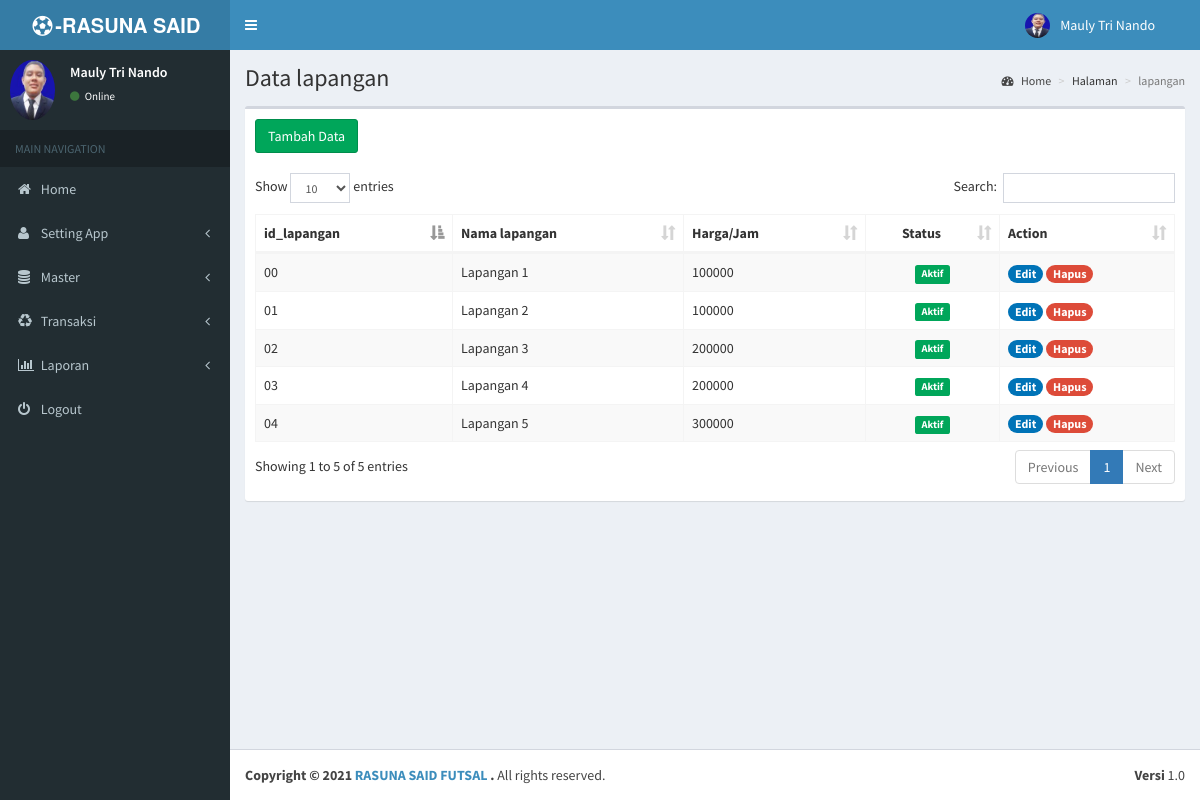
Page /index.php?halamane=lapangan (signed in) on the committed database.
### tables this page shows
CREATE TABLE `identitas` (
  `id_identitas` varchar(3) NOT NULL,
  `nama_identitas` varchar(35) NOT NULL,
  `alamat` text NOT NULL,
  `no_telp` varchar(12) NOT NULL,
  `rekening` text NOT NULL,
  `email` varchar(25) NOT NULL
);

CREATE TABLE `lapangan` (
  `id_lapangan` varchar(3) NOT NULL,
  `nama_lapangan` varchar(35) NOT NULL,
  `harga` int(10) NOT NULL,
  `blokir` enum('Y','N') NOT NULL DEFAULT 'N'
);

### halaman/hal_lapangan/lapangan.php (the view, shortened to what this page needs)
    <section class="content-header">
      <h1>Data lapangan<small></small></h1>
      <ol class="breadcrumb">
        <li><a href="#"><i class="fa fa-dashboard"></i> Home</a></li>
        <li>Halaman</li>
        <li class="active"><?php echo"$_GET[halamane]"; ?></li>
      </ol>
    </section>
<?php
 if (empty($_SESSION['username']) AND empty($_SESSION['passuser'])){
  echo "<link href='style.css' rel='stylesheet' type='text/css'>
 <center>Untuk mengakses halaman, Anda harus login <br>";
  echo "<a href=../../index.php><b>LOGIN</b></a></center>";
}
else{
$aksi="halaman/hal_lapangan/aksi_lapangan.php";
switch($_GET[act]){
  default:
echo " <section class='content'>
      <div class='row'>
        <div class='col-xs-12'>
           <div class='box'>
            <div class='box-header'>
              <h3 class='box-title'><a href='?halamane=lapangan&act=tambahlapangan' class='btn btn-large btn-success'><span>Tambah Data</span></a></h3>
            </div>
            <div class='box-body'>
              <table id='example1' class='table table-bordered table-striped'>
                <thead>
                <tr>
                  <th>id_lapangan</th>
                  <th>Nama lapangan</th>
                   <th>Harga/Jam</th>
                  <th><center>Status</center></th>
                  <th>Action</th>
                </tr>
                </thead>
                <tbody>";
      $tampil = mysql_query("SELECT * FROM lapangan ORDER BY id_lapangan ASC");
    while($r=mysql_fetch_array($tampil)){
   echo "<tr>
   <td>$r[id_lapangan]</td>
   <td>$r[nama_lapangan]</td>
    <td>$r[harga]</td>
   <td><center>"; if ($r['blokir']=='N'){ echo"<span class='label label-success'>Aktif</span>"; } else {echo"<span class='label label-danger'>Block</span>"; } echo"</center></td>
   <td><a href='?halamane=lapangan&act=editlapangan&id=$r[id_lapangan]'><span class='badge bg-blue'>Edit</span></a>
       <a onclick=\"return confirm('Are sure want to delete this data ??')\" href='$aksi?halamane=lapangan&act=hapus&id=$r[id_lapangan]'><span class='badge bg-red'>Hapus</span></a></td>
   </tr> ";
	}
                echo"</tbody>
              </table>
            </div>
          </div>
        </div>
      </div>
    </section>
  </div>";
   break;
   }
   }
   ?>
   </div>

### index.php (shortened to what this page needs)
<?php
if (isset($_SESSION['username']) && isset($_SESSION['namauser']) && isset($_SESSION['namalengkap']) && isset($_SESSION['passuser']) && isset($_SESSION['level']))
{
$i=mysql_fetch_array(mysql_query("SELECT * FROM identitas WHERE id_identitas='00'"));
?>
<!DOCTYPE html>
<html>
<head>
  <link rel="stylesheet" href="bootstrap/css/bootstrap.min.css">
  <link rel="stylesheet" href="dist/css/font-awesome.min.css">
  <link rel="stylesheet" href="dist/css/ionicons.min.css">
  <link rel="stylesheet" href="dist/css/AdminLTE.min.css">
  <link rel="stylesheet" href="dist/css/skins/_all-skins.min.css">
  <link rel="stylesheet" href="plugins/bootstrap-wysihtml5/bootstrap3-wysihtml5.min.css">
  <link rel="stylesheet" href="plugins/daterangepicker/daterangepicker-bs3.css">
  <link rel="stylesheet" href="plugins/datepicker/datepicker3.css">
  <link rel="stylesheet" href="plugins/iCheck/all.css">
  <link rel="stylesheet" href="plugins/colorpicker/bootstrap-colorpicker.min.css">
  <link rel="stylesheet" href="plugins/timepicker/bootstrap-timepicker.min.css">
  <link rel="stylesheet" href="plugins/select2/select2.min.css">
  <link rel="stylesheet" href="plugins/datatables/dataTables.bootstrap.css">
<link href='plugins/fullcalendar/fullcalendar.css' rel='stylesheet' />
<link href='plugins/fullcalendar/fullcalendar.print.css' rel='stylesheet' media='print' />
</head>
<body class="hold-transition skin-blue fixed sidebar-mini">
<div class="wrapper">
  <header class="main-header">
    <a href="index.php?halamane=home" class="logo">
      <span class="logo-lg"><b><i class="fa fa-fw fa-soccer-ball-o"></i>-<?php echo"$i[nama_identitas]"; ?></b></i></span>
    </a>
    <nav class="navbar navbar-static-top">
      <a href="#" class="sidebar-toggle" data-toggle="offcanvas" role="button">
      </a>
      <div class="navbar-custom-menu">
        <ul class="nav navbar-nav">
          <li class="dropdown user user-menu">
            <a href="#" class="dropdown-toggle" data-toggle="dropdown">
              <?php
               if ($_SESSION['level'] =='admin'){
              ?>
              <img src="<?php echo"foto_user/small_$_SESSION[foto]";?>" class="user-image" alt="User Image">
               <?php
             }
               else{
                echo"<img src=\"foto_user/user.png\" class=\"user-image\" alt=\"User Image\">";
               }
              ?>
              <span class="hidden-xs"><?php echo"$_SESSION[namalengkap]";?></span>
            </a>
          </li>
          <li>
           <a></a>
          </li>
        </ul>
      </div>
    </nav>
  </header>
  <aside class="main-sidebar">
    <section class="sidebar">
      <div class="user-panel">
        <div class="pull-left image">
        <?php
               if ($_SESSION['level'] =='admin'){
              ?>
              <img src="<?php echo"foto_user/small_$_SESSION[foto]";?>" class="img-circle" alt="User Image">
               <?php
             }
               else{
                echo"<img src=\"foto_user/user.png\" class=\"user-image\" alt=\"User Image\">";
               }
              ?>
        </div>
        <div class="pull-left info">
          <p><?php echo"$_SESSION[namalengkap]";?></p>
          <a href="#"><i class="fa fa-circle text-success"></i> Online</a>
        </div>
      </div>
      <ul class="sidebar-menu">
        <?php
echo"<li class='header'>MAIN NAVIGATION</li>
<li><a href='index.php?halamane=home'><i class='fa fa-home'></i> <span>Home</span></a></li>
</li>";
         if ($_SESSION['level'] =='admin'){
        echo"<li class='treeview'>
          <a href='#'>
            <i class='fa fa-user'></i>
            <span>Setting App</span>
            <i class='fa fa-angle-left pull-right'></i>
          </a>
          <ul class='treeview-menu'>
            <li><a href='index.php?halamane=member'><i class='fa fa-circle-o'></i>User Account</a></li>
            <li><a href='index.php?halamane=member&act=akun-member'><i class='fa fa-circle-o'></i>Member Account</a></li>
            <li><a href='index.php?halamane=identitas'><i class='fa fa-circle-o'></i> Identitas Web</a></li></ul>
        </li>
     <li class='treeview'>
          <a href='#'>
            <i class='fa fa-database'></i>
            <span>Master</span>
            <i class='fa fa-angle-left pull-right'></i>
          </a>
          <ul class='treeview-menu'>
         <li><a href='index.php?halamane=lapangan'><i class='fa fa-circle-o'></i> Daftar Lapangan</a></li>
         <li><a href='index.php?halamane=konfirmasi'><i class='fa fa-circle-o'></i> Daftar Konfirmasi</a></li>
          </ul>
        </li>
         <li class='treeview'>
          <a href='#'>
            <i class='fa fa-recycle'></i>
            <span>Transaksi</span>
            <i class='fa fa-angle-left pull-right'></i>
          </a>
          <ul class='treeview-menu'>
         <li><a href='index.php?halamane=jadwal'><i class='fa fa-circle-o'></i> Penjadwalan</a></li>
         <li><a href='index.php?halamane=pilih-jadwal'><i class='fa fa-circle-o'></i> Jadwal Hari Ini</a></li>
         <li><a href='index.php?halamane=transaksi'><i class='fa fa-circle-o'></i> Rekap Transaksi</a></li>
          </ul>
        </li>
         <li class='treeview'>
          <a href='#'>
            <i class='fa fa-bar-chart'></i>
            <span>Laporan</span>
            <i class='fa fa-angle-left pull-right'></i>
          </a>
          <ul class='treeview-menu'>
         <li><a href='index.php?halamane=laptrans'><i class='fa fa-circle-o'></i> Laporan Transaksi</a></li>
          </ul>";
           }
       echo"<li><a href='logout.php'><i class='fa fa-power-off'></i> <span>Logout</span></a></li>";
        ?>
      </ul>
    </section>
  </aside>
  <div class="content-wrapper">
  <?php include "content.php"; ?>
  <footer class="main-footer">
    <div class="pull-right hidden-xs">
      <div align="center"><b>Versi</b> 1.0
      </div>
    </div>
    <strong>Copyright &copy; 2021 <a href="http://"><?php echo"$i[nama_identitas]"; ?></a>.</strong> All rights
    reserved.
  </footer>
</body>
</html>
<?php
}
else
{
	lompat_ke("login.html");
}
?>

### rows in the picture
identitas: nama_identitas "RASUNA SAID…", nama_identitas "RASUNA SAID FUTSAL"
lapangan: id_lapangan "00", nama_lapangan "Lapangan 1", harga "100000", blokir "Aktif"
lapangan: id_lapangan "01", nama_lapangan "Lapangan 2", harga "100000", blokir "Aktif"
lapangan: id_lapangan "02", nama_lapangan "Lapangan 3", harga "200000", blokir "Aktif"
lapangan: id_lapangan "03", nama_lapangan "Lapangan 4", harga "200000", blokir "Aktif"
lapangan: id_lapangan "04", nama_lapangan "Lapangan 5", harga "300000", blokir "Aktif"

### other values in the picture
$_SESSION[namalengkap] "Mauly Tri Nando"
$_GET[halamane] "lapangan"
